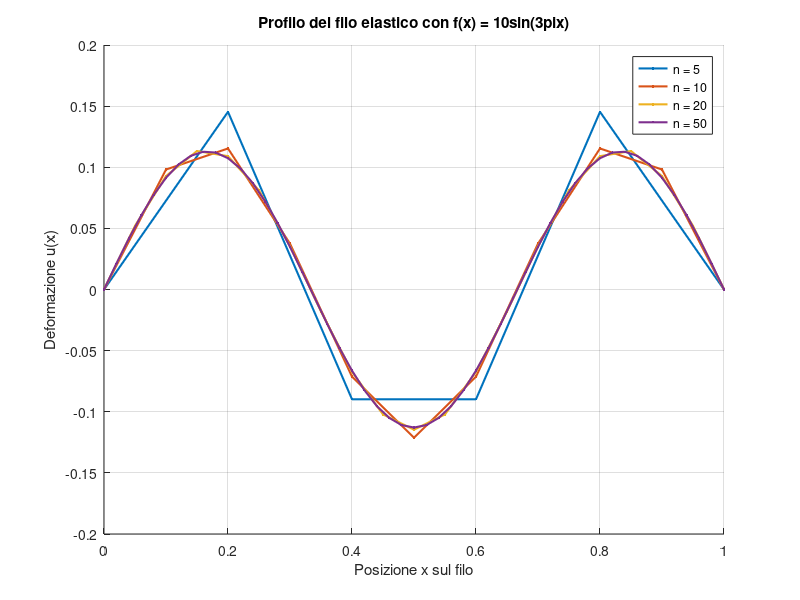

MATLAB code for this plot:
%%
n_values = [5, 10, 20, 50]; % Proviamo diversi valori di n
figure; 
hold on;
grid on;
for k = 1:length(n_values)
    n = n_values(k);
    N = n - 1;       % Numero di incognite (punti interni)
    h = 1 / n;       % Spaziatura della griglia    

    % linspace(0, 1, n+1) crea n+1 punti equispaziati tra 0 e 1 (inclusi i bordi)
    x = linspace(0, 1, n+1)'; 
    x_int = x(2:end-1); % Seleziono solo i punti interni (da x_1 a x_N)
    
    % diag(vett, 0) mette il vettore sulla diagonale principale
    % diag(vett, 1) lo mette sulla sopradiagonale, diag(vett, -1) sulla sottodiagonale
    diag_princ = 2 * ones(N, 1);
    diag_sec = -1 * ones(N-1, 1);
    Ah = (1/h^2) * (diag(diag_princ, 0) + diag(diag_sec, 1) + diag(diag_sec, -1));
    % La forza è f(x) = -1 costante. 
    b = 10 * sin(3 * pi * x_int);     
    %Risoluzione del sistema lineare Ah * U = b
    U_int = Ah \ b; 
    U_completa = [0; U_int; 0];
    plot(x, U_completa, '.-', 'LineWidth', 1.5, 'DisplayName', ['n = ', num2str(n)]);
end
xlabel('Posizione x sul filo');
ylabel('Deformazione u(x)');
title('Profilo del filo elastico con f(x) = 10sin(3pix)');
legend('Location', 'best');

%All'aumentare di n (ovvero al diminuire del passo della griglia h=n1), 
%la soluzione numerica (discreta) converge alla soluzione esatta (continua) 
% dell'equazione differenziale. Cioè prima è più spigolosa

%%
function U_int = risolvi_filo_sparso(N, h, b)
    % Questa funzione risolve il sistema per il filo elastico
    % sfruttando la struttura tridiagonale 
    % Input: N (numero di incognite), h (passo griglia), b (vettore termini noti)
    % Output: U_int (vettore soluzione nei punti interni)
    d = (2 / h^2) * ones(N, 1);    % Diagonale principale Ah
    a = (-1 / h^2) * ones(N-1, 1); % Sottodiagonale Ah
    c = (-1 / h^2) * ones(N-1, 1); % Sopradiagonale Ah
    l = zeros(N-1, 1);
    u = zeros(N, 1);
    y = zeros(N, 1);
    U_int = zeros(N, 1);

    % --- FASE 1: Fattorizzazione LU ---
    u(1) = d(1);
    for i = 2:N
        l(i-1) = a(i-1) / u(i-1); 
        u(i) = d(i) - l(i-1) * c(i-1);
    end

    % --- FASE 2: Sostituzione in avanti (Ly = b) ---
    y(1) = b(1);
    for i = 2:N
        y(i) = b(i) - l(i-1) * y(i-1);
    end

    % --- FASE 3: Sostituzione all'indietro (U * U_int = y) ---
    U_int(N) = y(N) / u(N);
    for i = N-1:-1:1
        U_int(i) = (y(i) - c(i) * U_int(i+1)) / u(i);
    end
end

%test 

n = 876;             
N = n - 1;         
h = 1 / n;         
b = -1 * ones(N, 1); 
U_sparso = risolvi_filo_sparso(N, h, b);
disp('Soluzione con algoritmo ottimizzato (sparso):');
disp(U_sparso);

diag_princ = 2 * ones(N, 1);
diag_sec = -1 * ones(N-1, 1);
Ah = (1/h^2) * (diag(diag_princ, 0) + diag(diag_sec, 1) + diag(diag_sec, -1));
U_denso = Ah \ b;
disp('Soluzione con backslash di MATLAB (matrice piena):');
disp(U_denso);
% Se l'algoritmo è corretto, la differenza tra le due soluzioni
% deve essere praticamente zero (a meno di arrotondamenti di macchina)
errore = norm(U_sparso - U_denso, inf);
disp(['Differenza massima tra i due metodi: ', num2str(errore)]);
